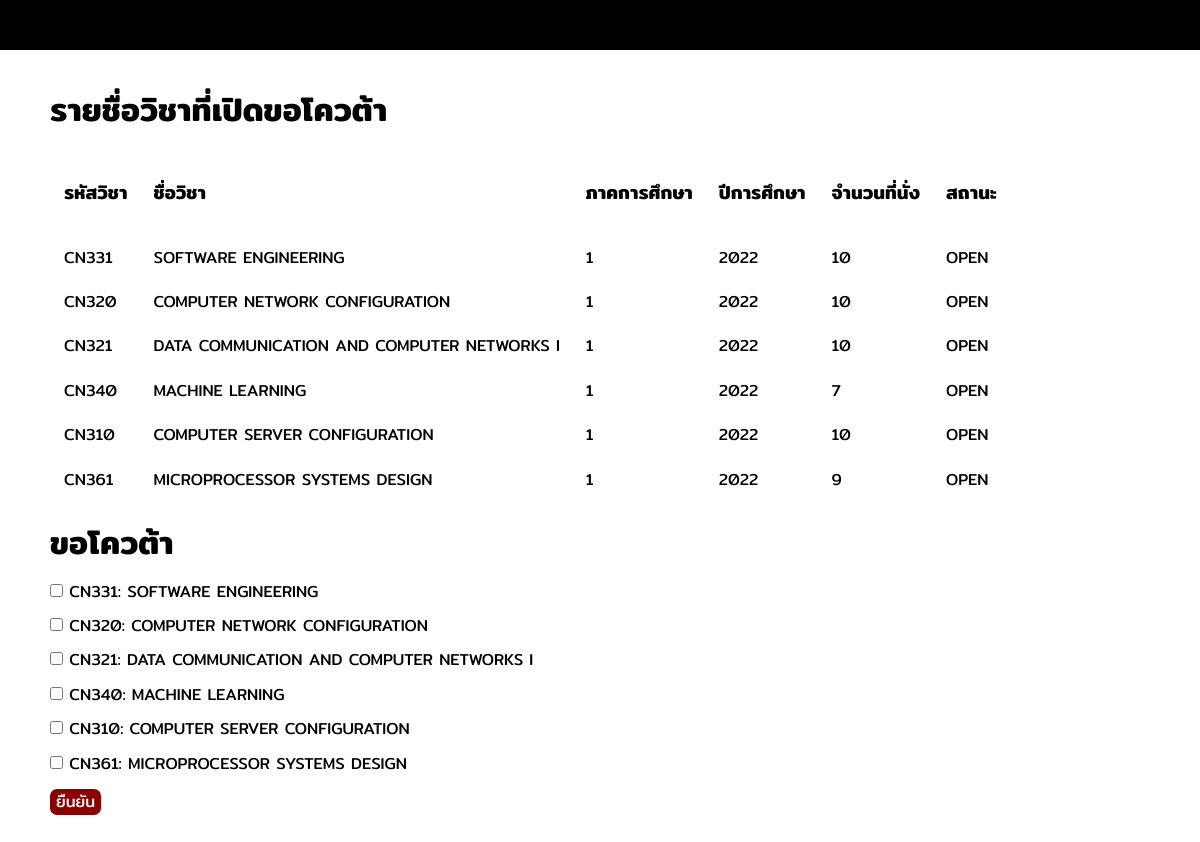
/subjects/, run on the app's committed database.
### subjects/models.py (models this page shows, shortened)
class Subject(models.Model):
    subID = models.CharField(max_length=10)
    subName = models.CharField(max_length=100)
    semester = models.IntegerField()
    year = models.IntegerField()
    seat = models.IntegerField()
    status = models.CharField(max_length=10)

### subjects/views.py (the view)
# urls.py: path('', views.course, name='course'),
def course(request):
    courses = Subject.objects.all()
    context = { 'course': courses }
    return render(request, 'subjects/course.html', context)

### subjects/templates/subjects/course.html (shortened to what this page needs)
{% extends 'homepage/components/base.html' %}
{% block content %}
<section class="content-section">
    <h1>รายชื่อวิชาที่เปิดขอโควต้า</h1>
    <table class="table table-bordered" cellpadding="12">
        <td><h3>รหัสวิชา</h3></td>
        <td><h3>ชื่อวิชา</h3></td>
        <td><h3>ภาคการศึกษา</h3></td>
        <td><h3>ปีการศึกษา</h3></td>
        <td><h3>จำนวนที่นั่ง</h3></td>
        <td><h3>สถานะ</h3></td>
        {% for subject in course %}
        <tr>
            <td>{{ subject.subID }}</td>
            <td>{{ subject.subName }}</td>
            <td>{{ subject.semester }}</td>
            <td>{{ subject.year }}</td>
            <td>{{ subject.seat }}</td>
            <td>{{ subject.status }}</td>
        </tr>
        {% endfor %}
    </table>
<form accept="{% url 'apply' %}" method="post">
    <h1>ขอโควต้า</h1>
    {% for subject in course %}
        <div style="margin-bottom: 16px;">
            <input type="checkbox"> <label>{{ subject.subID }}:</label>
            <a>{{ subject.subName }}</a>
        </div>
    {% endfor %}
</form>
    <form action="{% url 'apply' %}" method="post">
        <p>
            <button class="button button-primary" type="submit">ยืนยัน</button>
        </p>
    </form>
</section>
{% endblock %}

### homepage/templates/homepage/components/base.html (shortened to what this page needs)
{% load static %}
<!DOCTYPE html>
<html lang="en">
<head>
    <link rel="stylesheet" href="{% static 'homepage/normalize.css' %}">
    <link rel="stylesheet" href="{% static 'homepage/main.css' %}">
</head>
<body>
    {% include 'homepage/components/site_header.html' %}
    {% block content %}{% endblock %}
</body>
</html>

### homepage/templates/homepage/components/site_header.html (shortened to what this page needs)
{% load static %}
<header class="site-header">
</header>

### homepage/static/homepage/main.css (style rules this page uses)
html { font-family: 'Mitr', sans-serif; }
.button { color:white; background-color:darkred; border: none; border-radius: 7px; line-height: 1.5; display: inline-block; }
.content-section { padding: 20px 50px; }
.site-header { background-color: black; border-bottom: 1px snow; box-shadow: silver; display: flex; justify-content: flex-start; height: 50px; }

### data on the page
Subject: subID "CN331", subName "SOFTWARE ENGINEERING", semester "1", year "2022", seat "10", status "OPEN"
Subject: subID "CN320", subName "COMPUTER NETWORK CONFIGURATION", semester "1", year "2022", seat "10", status "OPEN"
Subject: subID "CN321", subName "DATA COMMUNICATION AND COMPUTER NETWORKS I", semester "1", year "2022", seat "10", status "OPEN"
Subject: subID "CN340", subName "MACHINE LEARNING", semester "1", year "2022", seat "7", status "OPEN"
Subject: subID "CN310", subName "COMPUTER SERVER CONFIGURATION", semester "1", year "2022", seat "10", status "OPEN"
Subject: subID "CN361", subName "MICROPROCESSOR SYSTEMS DESIGN", semester "1", year "2022", seat "9", status "OPEN"
